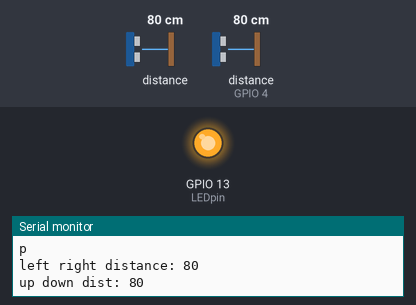
A sketch run on a simulated ESP8266 (NodeMCU). Parts: output pins drawn as LEDs (lit = HIGH), the last lines printed to the serial monitor. Wiring (inferred from the names in the program): 2 × ultrasonic range finder: trigger GPIO 2, echo GPIO 0 / trigger GPIO 5, echo GPIO 4. Inputs (shaded band) come from the test bench; at power-on: distance to the obstacle 80 cm, distance to the obstacle (sensor on GPIO 4) 80 cm. The echo pulse lasts 58.3 µs per cm; WiFi joins after 1.5 s; servers stay silent unless stated; not simulated (calls return 0 or success): wifi_secrets.h; pins used as bus, display or sensor lines are not drawn.

Above: at 1.4 s.
1.5 s: distance to the obstacle (sensor 0) set to 2 cm
At 2.6 s:
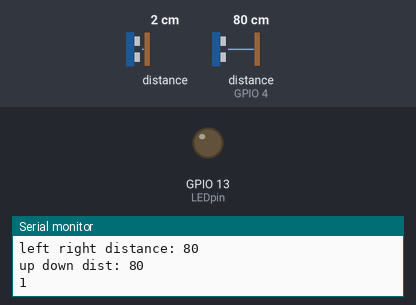
3.4 s: distance to the obstacle (sensor 0) set to 18 cm
Timing chart, 0 to 6.4 s (numbered marks = the images above; inputs shaded):
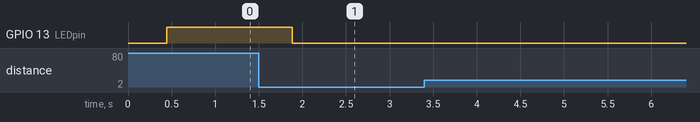

The sketch:

trigNet.ino
```cpp
#include <ESP8266WiFi.h>
#include "wifi_secrets.h"

WiFiClient socket;      // variable for the socket connection
const int port = 8080;
char host[] = "128.122.6.228";

#define trigPin 2 //D4
#define echoPin 0 //D3

#define trigPin2 5 //D1
#define echoPin2 4 //D2

#define LEDpin 13


void setup()
{
  pinMode(trigPin, OUTPUT);
  pinMode(echoPin, INPUT);

  pinMode(trigPin2, OUTPUT);
  pinMode(echoPin2, INPUT);

  pinMode(LEDpin, OUTPUT);
  // Begin serial connection at 9600 baud
  Serial.begin(9600);

  // Connect to WiFi access point
  bool stationConnected = WiFi.begin(
  SECRET_SSID,
  SECRET_PASS);

  // Check if connection errors
  if(!stationConnected)
  {
    Serial.println("Error, unable to connect specified WiFi network.");
  }
   if(stationConnected)
  {
    Serial.println("Able to connect");
  }

  login();
  socket.print('n');  // say hello to the server
  socket.print("alden");

}

void loop() {

  //left right distance
  long duration, distance;
  digitalWrite(trigPin, LOW);  // Added this line
  delayMicroseconds(2); // Added this line
  digitalWrite(trigPin, HIGH);
  delayMicroseconds(10); // Added this line
  digitalWrite(trigPin, LOW);
  duration = pulseIn(echoPin, HIGH);
  distance = (duration / 2) / 29.1;

  Serial.println(distance);
  delay(100);

  char varToSend;
  if (distance < 8 && distance >= 0) {
    varToSend = 'l';
  }
  if (distance >= 8 && distance < 11) {
    varToSend = 'p';
  }
   if (distance >= 11 && distance <= 20) {
    varToSend = 'r';

  }
  if (distance > 20) {
    varToSend = 'p';
  }
  Serial.println(varToSend);


  //up down distance
  long duration2, distance2;
  digitalWrite(trigPin2, LOW);  // Added this line
  delayMicroseconds(2); // Added this line
  digitalWrite(trigPin2, HIGH);
  delayMicroseconds(10); // Added this line
  digitalWrite(trigPin2, LOW);
  duration2 = pulseIn(echoPin2, HIGH);
  distance2 = (duration2 / 2) / 29.1;

  Serial.print("left right distance: ");
  Serial.println(distance2);

  char varToSend2;
  if (distance2 < 8 && distance2 >= 0) {
    varToSend2 = 'd';
  }

  if (distance2 >= 8 && distance < 11) {
    varToSend2 = 'p';
  }
   if (distance2 >= 11 && distance2 <= 20) {
    varToSend2 = 'u';

  }
  if (distance2 > 20) {
    varToSend2 = 'p';
  }
  Serial.print("up down dist: ");
  Serial.println(distance2);

  while (socket.available()) {
    Serial.print("Got something");
    String input = socket.readString();
    Serial.print(input);
  }

  socket.print(varToSend);
  delay(30);
  socket.print(varToSend2);
  delay(100);

  if (socket.connected()) {   // if you connected,
      digitalWrite(LEDpin, HIGH);

  } else {

      digitalWrite(LEDpin, LOW);
  }

}


boolean login() {
  socket.connect(host, port);   // attempt to connect

  while (!socket.connected()) { // While not connected, try again
    delay(1000);
    if (socket.connected()) {   // if you connected,

      Serial.println("socket connection successful");
      digitalWrite(LEDpin, HIGH);

    } else {
      // if not connected, try again:
      Serial.println("connection failed, trying again");
      socket.connect(host, port);
      digitalWrite(LEDpin, LOW);
    }
  }
}
```
